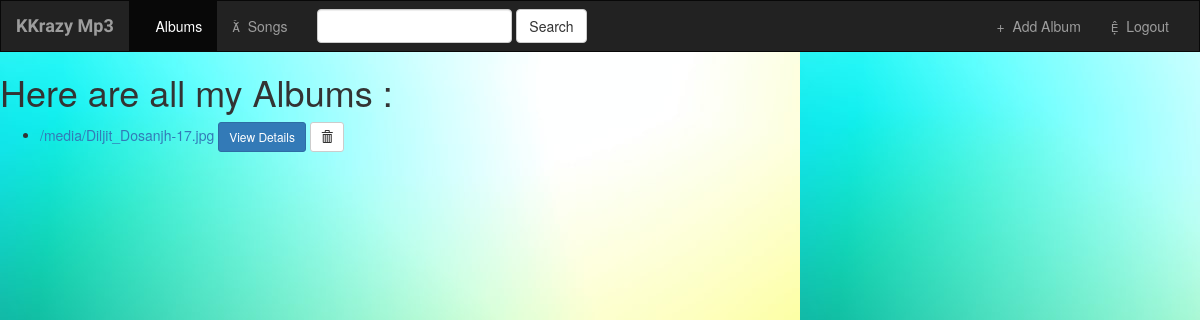
Page /music/ on the earlier database version.
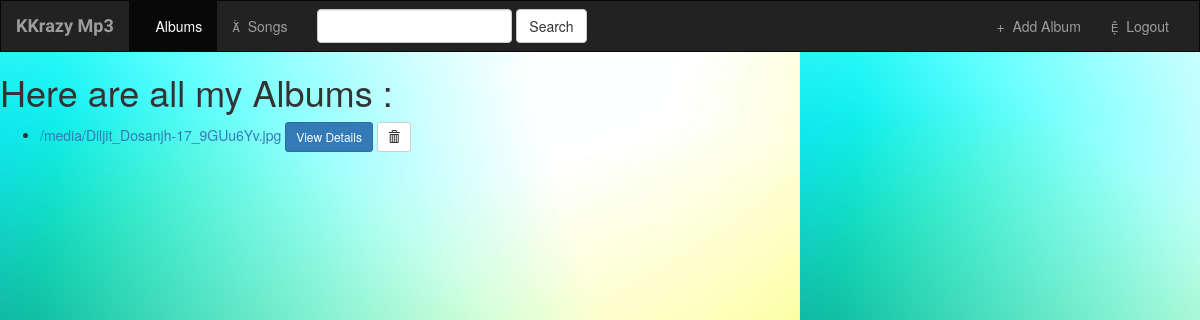
Same page on the later database version.
### music/models.py (models this page shows, shortened)
class Album(models.Model):
    artist = models.CharField(max_length=250)
    album_title = models.CharField(max_length=250)
    genre = models.CharField(max_length=100)
    album_logo = models.FileField()

### music/views.py (the view)
class IndexView(generic.ListView):
	template_name = 'music/index.html'
	context_object_name = 'all_albums'
	def get_queryset(self):
		return Album.objects.all()

### music/templates/music/index.html (shortened to what this page needs)
{% extends 'music/base.html' %}
{% block body %}
{% if all_albums %}
    <h1>
    Here are all my Albums :
    </h1>
    <ul>
        {% for album in all_albums %}
        <li>
            <a href="{% url 'music:detail' album.id %}">
                {{album.album_logo.url }}
            </a>
            <a href="{% url 'music:detail' album.id %}" class="btn btn-primary btn-sm" role="button">View Details</a>
            <form action="{% url 'music:album-delete' album.id %}" method="post" style="display: inline;">
                <button type="submit" class="btn btn-default btn-sm">
                    <span class="glyphicon glyphicon-trash"></span>
                </button>
            </form>
        {% endfor %}
        </li>
    </ul>
{% else %}
    <h3>
        Dont have any album to display.
    </h3>
{% endif %}
{% endblock %}

### music/templates/music/base.html (shortened to what this page needs)
<!DOCTYPE html>
<html lang="en">
<head>
    {% load static %}
    <link rel="stylesheet" href="https://maxcdn.bootstrapcdn.com/bootstrap/3.3.7/css/bootstrap.min.css"">
    <link rel="stylesheet" type="text/css" href="{% static 'music/style.css' %}"/>
</head>
<body>
<nav class="navbar navbar-inverse">
    <div class="container-fluid">
        <div class="navbar-header">
            <a class = "navbar-brand" href = "{% url 'music:index' %}"
            <h3>
               <strong>KKrazy Mp3 </strong>
            </a>
        </div>
        <div class="collapse navbar-collapse" id="topNavBar">
            <ul class="nav navbar-nav">
                <li class="active">
                    <a href="{% url 'music:index' %}">
                        <span class="glyphicon-cd" aria-hidden="true"></span>&nbsp;
                        Albums
                    </a>
                </li>
                <li class="">
                    <a href="{% url 'music:index' %}">
                        <span class="glyphicon-music" aria-hidden="true"></span>&nbsp;
                        Songs
                    </a>
                </li>
            </ul>
            <form class="navbar-form navbar-left" role="search" method="get" action="#">
                <div class="form-group">
                    <input type="text" class="form-control" name="q" value="">
                </div>
                <button type="submit" class="btn btn-default">
                    Search
                </button>
            </form>
            <ul class="nav navbar-nav navbar-right">
                <li class="">
                    <a href="{% url 'music:album-add' %}">
                        <span class="glyphicon-plus" aria-hidden="true"></span>&nbsp;
                        Add Album
                    </a>
                </li>
                <li class="">
                    <a href="#">
                        <span class="glyphicon-off" aria-hidden="true"></span>&nbsp;
                        Logout
                    </a>
                </li>
            </ul>
        </div>
    </div>
</nav>
{% block body %}
{% endblock %}
</body>
</html>

### music/static/music/style.css (style rules this page uses)
body { background: white url("images/back2.jpeg"); }
.navbar { border-radius: 0; }
.navbar-brand { font-family: 'Satisy',cursive; }

Differences in the rows shown:
removed Album: album_logo "/media/Diljit_Dosanjh-17.jpg"
added Album: album_logo "/media/Diljit_Dosanjh-17_9GUu6Yv.jpg"
